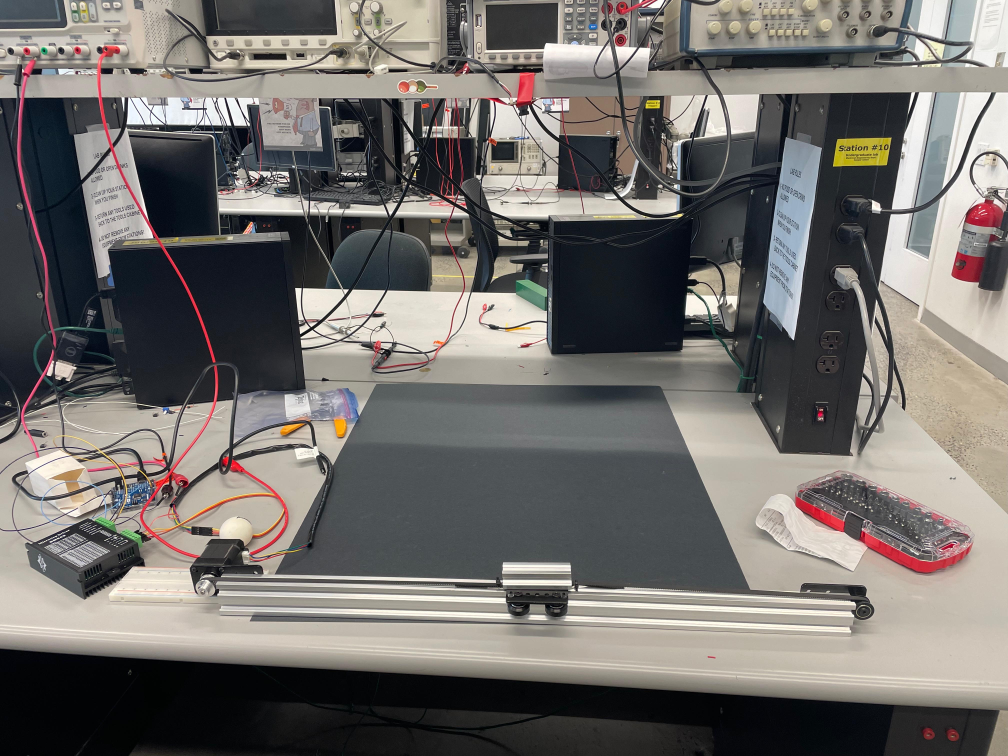
#> input picture Integration_with_motor/Testing_rail.jpeg, 4032 x 3024 px (shown at 1/4 size)
$ python -i spin_analyser_1_0.py   (imports and definitions only)
#> lines starting #> are read from the running program, lines starting #| are printed output that depends on the picture
#> further down, picture is the input picture: shape (3024, 4032, 3); mean B, G, R 107.8, 110.9, 114.4
import argparse
from pathlib import Path
import signal
import subprocess
import sys
import threading
import time
from collections import deque

import cv2
import numpy as np


# ──────────────────────────────────────────────────────────────────────
# Global state shared between threads.
#
# The ARCHITECTURE has changed from v3.0.  Previously there were two
# threads:
#   1. capture_thread:  grab frame → detect_ball → copy to latest_frame
#   2. main thread:     read latest_frame → draw overlay → imshow
#
# The problem: detect_ball() takes ~15-20ms per frame (CLAHE, blur,
# morphology, contour search on a 1280×800 image).  Since it ran
# INSIDE the capture loop, the loop period was:
#
#   T_loop = T_grab + T_retrieve + T_detect + T_copy
#          ≈  0     +   4ms      +  15ms    +  1ms   = 20ms
#
#   ⟹  f_loop = 1 / 20ms = 50 fps   ← exactly what you measured!
#
# The fix: THREE threads now:
#   1. capture_thread:   grab → retrieve → copy to latest_raw   (FAST)
#   2. processing_thread: read latest_raw → detect_ball → update tracker
#   3. main thread:       read latest_raw → draw overlay → imshow
#
# The capture thread now does ONLY grab+retrieve+copy — no processing.
# This means its loop period is just:
#
#   T_loop = T_grab + T_retrieve + T_copy ≈ 0 + 4ms + 1ms = 5ms
#
#   ⟹  f_loop = 1 / 5ms = 200 fps (faster than camera, so camera
#       is the bottleneck → we get the full 100-120 fps from the sensor)
#
# The processing thread runs detect_ball() at whatever rate it can.
# If it's slower than 100fps, that's fine — we just skip frames for
# detection, but we still CAPTURE at full rate.  The tracker's velocity
# math still works because it uses wall-clock timestamps, not frame
# indices.
# ──────────────────────────────────────────────────────────────────────

running = True

# latest_raw: the most recent frame from the camera, untouched.
# Written by capture_thread, read by processing_thread and main thread.
latest_raw = None
raw_lock = threading.Lock()

# frame_seq: incremented every time capture_thread stores a new frame.
# processing_thread uses this to detect when a genuinely new frame is
# available, so it doesn't re-process the same frame.
frame_seq = 0


# [5 lines left out: function signal_handler, not called in this run]


# [1 line not run here, left out]


class BallTracker:
    def __init__(
        self,
        threshold_k=1.5,
        motion_thresh=18,
        min_area=50,
        max_area=3000,
        circularity_min=0.65,
        history_len=120,
        lost_timeout=0.40,
        trail_duration=1.0,
    ):
        self.threshold_k = threshold_k
        self.motion_thresh = motion_thresh
        self.min_area = min_area
        self.max_area = max_area
        self.circularity_min = circularity_min
        self.lost_timeout = lost_timeout
        self.trail_duration = trail_duration

        self.positions = deque(maxlen=history_len)
        self.times = deque(maxlen=history_len)

        self.center = None
        self.radius = 0
        self.last_radius = 15

        self.velocity_px = (0.0, 0.0)
        self.speed_px = 0.0
        self.velocity_m = (0.0, 0.0)
        self.speed_m = 0.0
        self.direction_deg = 0.0

        self.last_seen_time = None
        self.prev_gray = None
        self.clahe = cv2.createCLAHE(clipLimit=2.0, tileGridSize=(8, 8))
        self.last_bright_T = None

        # Thread-safety lock for tracker state that is read by main
        # thread (for drawing) and written by processing thread.
        self.lock = threading.Lock()

    def detect_ball(self, frame):
        """Detect a ping pong ball that may be stationary, slow, OR fast.

        The v3.0/3.1 detector only found slow-moving balls because it
        required high circularity (≥ 0.65).  A fast-moving ball at 120fps
        creates a motion-blurred streak that is far from circular.

        PHYSICS OF THE PROBLEM
        ──────────────────────
        A table tennis ball is ~40mm diameter ≈ 10-20 px on this camera.
        A standard hit crosses the 1280px frame in ~9 frames at 120fps.
        Per-frame displacement:

            d = 1280 px / 9 frames ≈ 142 px/frame

        The ball diameter D ≈ 15 px, so the aspect ratio of the
        motion-blurred streak is:

            r = (D + d) / D = (15 + 142) / 15 ≈ 10.5

        Circularity of a rectangle with aspect ratio r:

            C = π·r / (r + 1)²

        At r=10.5:  C ≈ 0.25   (vs. the old threshold of 0.65 → REJECTED)
        At r=5:     C ≈ 0.44   (still rejected)
        At r=2:     C ≈ 0.70   (barely passes — only very slow balls)

        Additionally, morphological OPEN with a 5×5 kernel erodes thin
        streaks (width ~5-8px) completely, destroying the contour before
        it's even found.

        SOLUTION: TWO-PATH DETECTION
        ────────────────────────────
        Path A (slow ball): High circularity, morphological cleanup.
            Same as v3.0.  Works for balls moving < ~3× their diameter
            per frame.

        Path B (fast ball): Low circularity, use minAreaRect to check
            that the streak has a plausible width (close to ball diameter)
            and is not too wide (which would indicate a hand or large
            object).  Skip the morphological OPEN to preserve thin
            streaks; use a smaller 3×3 kernel for CLOSE only.

        The best candidate across both paths wins.

        Returns:
            (center, radius, mask) where center is (x,y) tuple or None.
        """
        try:
            if frame is None:
                return None, 0, None

            # ── Step 1: Grayscale conversion ──
            if len(frame.shape) == 3:
                gray = cv2.cvtColor(frame, cv2.COLOR_BGR2GRAY)
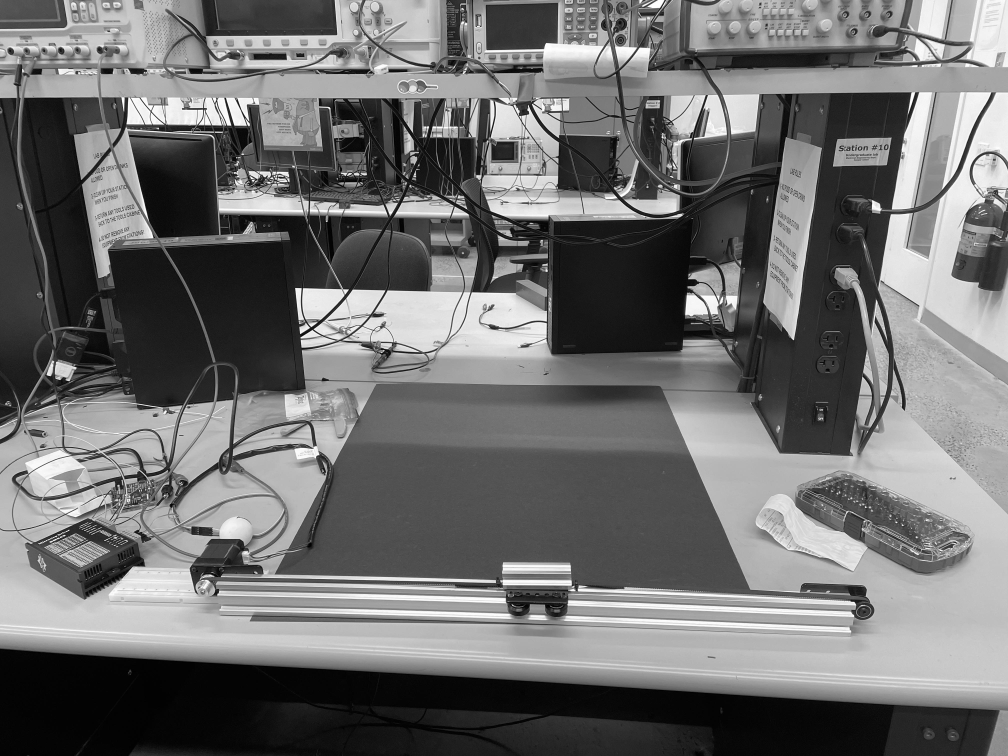
#> gray: shape (3024, 4032) (shown at 1/4 size); min 0, max 255, mean 111.6
            else:
                gray = frame

            # ── Step 2: CLAHE for local contrast normalization ──
            gray_eq = self.clahe.apply(gray)
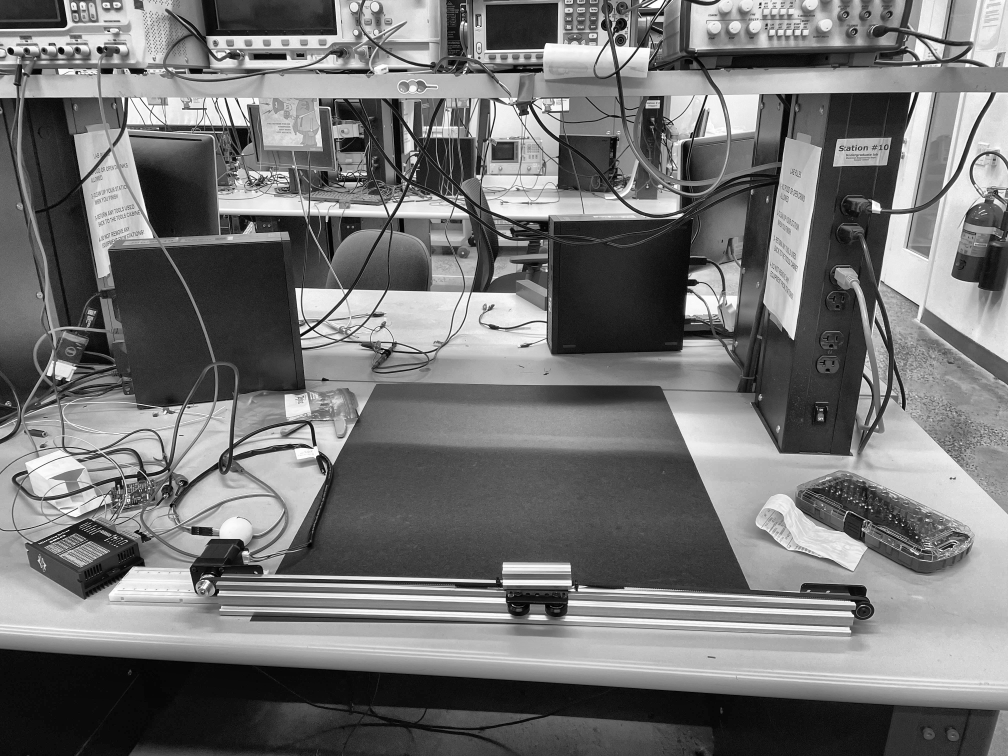
#> gray_eq: shape (3024, 4032) (shown at 1/4 size); min 0, max 255, mean 116.4

            # ── Step 3: Frame differencing ──
            if self.prev_gray is None:
                self.prev_gray = gray_eq
                return None, 0, None

            diff = cv2.absdiff(gray_eq, self.prev_gray)
            self.prev_gray = gray_eq

            # ── Step 4: Blur + threshold → motion mask ──
            diff_blur = cv2.GaussianBlur(diff, (5, 5), 0)
            _, motion = cv2.threshold(
                diff_blur, self.motion_thresh, 255, cv2.THRESH_BINARY
            )

            # ── Step 5: Adaptive brightness threshold ──
            mean, std = cv2.meanStdDev(gray_eq)
            threshold = float(mean.item()) + self.threshold_k * float(std.item())
            threshold = max(60.0, min(240.0, threshold))
            self.last_bright_T = threshold

            _, bright = cv2.threshold(
                gray_eq, threshold, 255, cv2.THRESH_BINARY
            )

            # ── Step 6: Combine motion + brightness ──
            combined = cv2.bitwise_and(motion, bright)

            # ── Step 7: TWO morphological paths ──
            #
            # Path A (slow ball):
            #   Full OPEN (5×5) to remove noise, then CLOSE to fill gaps.
            #   This destroys thin streaks but cleans up the mask nicely
            #   for round blobs.
            #
            # Path B (fast ball):
            #   NO open (preserves thin streaks).  Only a small CLOSE
            #   (3×3) to bridge tiny gaps in the streak.  Then dilate
            #   slightly to thicken the streak for more robust contour
            #   detection.

            kernel_5 = cv2.getStructuringElement(cv2.MORPH_ELLIPSE, (5, 5))
            kernel_3 = cv2.getStructuringElement(cv2.MORPH_ELLIPSE, (3, 3))

            # Path A mask: aggressive cleanup
            mask_slow = cv2.morphologyEx(
                combined, cv2.MORPH_OPEN, kernel_5, iterations=1
            )
            mask_slow = cv2.morphologyEx(
                mask_slow, cv2.MORPH_CLOSE, kernel_5, iterations=2
            )

            # Path B mask: gentle — preserve thin structures
            mask_fast = cv2.morphologyEx(
                combined, cv2.MORPH_CLOSE, kernel_3, iterations=1
            )
            mask_fast = cv2.dilate(mask_fast, kernel_3, iterations=1)

            # ── Step 8: Find contours on BOTH masks ──
            contours_slow, _ = cv2.findContours(
                mask_slow, cv2.RETR_EXTERNAL, cv2.CHAIN_APPROX_SIMPLE
            )
            contours_fast, _ = cv2.findContours(
                mask_fast, cv2.RETR_EXTERNAL, cv2.CHAIN_APPROX_SIMPLE
            )

            best_center = None
            best_radius = 0
            best_score = -1.0

            # ── Path A scoring: slow/stationary ball (circular) ──
            for contour in contours_slow:
                area = cv2.contourArea(contour)
                if area < self.min_area or area > self.max_area:
                    continue

                perimeter = cv2.arcLength(contour, True)
                if perimeter <= 0:
                    continue

                circularity = 4.0 * np.pi * area / (perimeter * perimeter)
                if circularity < 0.45:
                    # Still need SOME circularity for the slow path,
                    # but much more relaxed than the old 0.65.
                    continue

                (_, _), radius = cv2.minEnclosingCircle(contour)
                if radius <= 0:
                    continue

                moments = cv2.moments(contour)
                if moments["m00"] <= 0:
                    continue

                center = (
                    int(moments["m10"] / moments["m00"]),
                    int(moments["m01"] / moments["m00"]),
                )

                # Score: heavily reward circularity for the slow path.
                score = circularity * circularity * area
                if score > best_score:
                    best_score = score
                    best_center = center
                    best_radius = int(radius)

            # ── Path B scoring: fast ball (elongated streak) ──
            #
            # For a fast-moving ball, the blob is a thin elongated
            # streak.  We use minAreaRect to measure:
            #   - minor_axis (width): should be close to ball diameter
            #     (roughly 5–30 px depending on distance)
            #   - major_axis (length): can be very long (the streak)
            #   - aspect_ratio = major/minor: high for fast balls
            #
            # We ACCEPT blobs with:
            #   - minor axis in [3, 40] px (plausible ball width)
            #   - aspect ratio > 1.5  (clearly elongated = fast motion)
            #   - area in [min_area, max_area_fast]
            #
            # max_area is raised for the fast path because a streak
            # has much more area than a stationary ball:
            #   streak_area ≈ D × (D + d) ≈ 15 × 157 ≈ 2355 px²

            max_area_fast = self.max_area * 5  # allow up to 15000 px²

            for contour in contours_fast:
                area = cv2.contourArea(contour)
                if area < self.min_area or area > max_area_fast:
                    continue

                # minAreaRect returns ((cx,cy), (w,h), angle)
                # where w and h are NOT guaranteed to be width < height.
                rect = cv2.minAreaRect(contour)
                (rcx, rcy), (rw, rh), angle = rect

                # Ensure minor_axis < major_axis
                minor_axis = min(rw, rh)
                major_axis = max(rw, rh)

                if major_axis <= 0 or minor_axis <= 0:
                    continue

                aspect_ratio = major_axis / minor_axis

                # ── Width filter ──
                # The minor axis should be plausible for a ball:
                # too thin (< 3px) = noise, too wide (> 40px) = not a ball.
                if minor_axis < 3 or minor_axis > 40:
                    continue

                # ── Elongation check ──
                # aspect_ratio > 1.5 means clearly elongated.
                # If it's nearly round (aspect < 1.5), Path A handles it.
                if aspect_ratio < 1.5:
                    continue

                # ── Solidity check ──
                # Solidity = area / convex_hull_area.  A streak should
                # fill most of its convex hull (solidity > 0.3).
                # Random noise blobs tend to have low solidity.
                hull = cv2.convexHull(contour)
                hull_area = cv2.contourArea(hull)
                if hull_area <= 0:
                    continue
                solidity = area / hull_area
                if solidity < 0.3:
                    continue

                # ── Compute center via moments ──
                moments = cv2.moments(contour)
                if moments["m00"] <= 0:
                    continue
                center = (
                    int(moments["m10"] / moments["m00"]),
                    int(moments["m01"] / moments["m00"]),
                )

                # ── Scoring for fast path ──
                # We want to reward:
                #   - Higher solidity (fills its bounding rect well)
                #   - Plausible minor axis (close to expected ball size)
                #   - Larger area (more confident detection)
                #
                # We DON'T reward extreme aspect ratios per se — a very
                # long streak and a moderately long streak are both valid.
                #
                # Approximate expected minor axis (ball diameter in px).
                # Without calibration, assume ~12px.  With calibration
                # this could be refined.
                expected_minor = 12.0
                minor_match = 1.0 / (1.0 + abs(minor_axis - expected_minor) / expected_minor)

                score = solidity * minor_match * area * 0.5
                # The 0.5 factor slightly deprioritizes the fast path
                # relative to the slow path, so if both find a candidate,
                # the round one wins (it's a more confident detection).

                if score > best_score:
                    best_score = score
                    best_center = center
                    # For a streak, "radius" is half the minor axis
                    # (the ball's actual radius, not the streak length).
                    best_radius = max(int(minor_axis / 2), 3)

            # Return the combined mask (for visualization/debugging).
            # Use the fast mask since it preserves more structure.
            return best_center, best_radius, mask_fast

        except Exception as exc:
            print(f"Error in detect_ball: {exc}")
            return None, 0, None

    # [70 lines left out: function update_tracking, not called in this run]


# ──────────────────────────────────────────────────────────────────────
# SPIN ANALYZER — classifies topspin vs backspin from trajectory
# ──────────────────────────────────────────────────────────────────────
class SpinAnalyzer:
    """Classify ball spin by analyzing the vertical curvature of its
    trajectory relative to a pure gravitational parabola.

    PHYSICS
    ───────
    From a side-view camera at table height, the ball's vertical
    position during free flight obeys:

        y(t) = y₀ + v_{y0}·t + ½·a_y·t²

    where a_y is the total vertical acceleration (positive = downward
    in image coordinates, since the image y-axis points down).

    With NO spin (flat hit), only gravity acts:

        a_y = g = 9.81 m/s²

    With TOPSPIN, the Magnus force adds to gravity:

        a_y = g + a_Magnus > g       (ball dives)

    With BACKSPIN, the Magnus force opposes gravity:

        a_y = g - a_Magnus < g       (ball floats)

    ALGORITHM
    ─────────
    1. Accumulate (position, time) pairs during a detected flight.
    2. When the ball is lost (exits frame), analyze the collected
       trajectory as a completed "shot."
    3. Fit a quadratic to the vertical (y) positions vs time:
           y(t) = c₀ + c₁·t + c₂·t²
       The fitted c₂ = ½·a_y, so a_y = 2·c₂.
    4. Convert a_y from px/s² to m/s² using calibration.
    5. Compare a_y to g:
           a_y > g + threshold  →  TOPSPIN
           a_y < g - threshold  →  BACKSPIN
           otherwise            →  FLAT / UNCLEAR

    The threshold accounts for measurement noise.  With ~3px position
    noise over a ~100ms flight, the uncertainty in a_y is roughly:

        σ_a ≈ 2·σ_y / (N·Δt²)

    For N=10 points, Δt=8.3ms, σ_y=3px ≈ 0.01m:

        σ_a ≈ 2·0.01 / (10·0.0083²) ≈ 29 m/s²

    That's quite noisy for short flights!  Longer flights (N=20+,
    spanning 150ms+) bring this down to manageable levels.  We
    require a minimum flight duration and point count before
    making a classification.

    COORDINATE CONVENTION
    ─────────────────────
    Image y-axis: DOWN is positive (standard OpenCV).
    Gravity: pulls ball DOWN = positive y acceleration.
    Topspin: Magnus force points DOWN = a_y > g.
    Backspin: Magnus force points UP = a_y < g.
    """

    # Classification thresholds (in m/s²).
    # These define the "dead zone" around g where we say FLAT/UNCLEAR.
    # Tuned conservatively — better to say UNCLEAR than to misclassify.
    TOPSPIN_THRESHOLD = 3.0   # a_y > g + 3 → topspin
    BACKSPIN_THRESHOLD = 3.0  # a_y < g - 3 → backspin

    # Minimum flight requirements for a reliable fit.
    MIN_POINTS = 6            # need at least 6 data points
    MIN_DURATION_S = 0.04     # need at least 40ms of flight

    # Gravity in m/s² (positive = downward in image coords)
    G = 9.81

    # [788 lines left out: functions __init__, update, _analyze_flight, get_display_info, capture_thread_fn, processing_thread_fn and 7 more, not called in this run]


def fourcc_to_str(value):
    value = int(value)
    return "".join(chr((value >> (8 * i)) & 0xFF) for i in range(4))


# [453 lines left out: functions create_recording_writer, configure_camera_v4l2, ball_tracker_live, not called in this run]


# [48 lines not run here, left out]

>>> import cv2
>>> picture = cv2.imread('../Integration_with_motor/Testing_rail.jpeg')
>>> result = BallTracker().detect_ball(picture)
